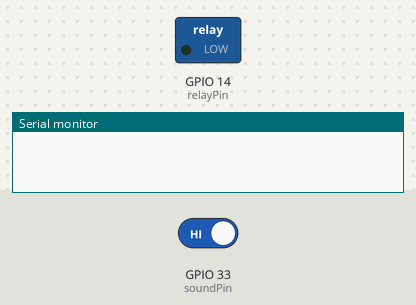
Bench run of a sketch on a simulated ESP32. On the bench: switched loads named in the sketch (green lamp = pin HIGH), the last lines printed to the serial monitor. Dashed ring = blinking. The inputs (shaded band) are chosen by the test bench; at power-on: GPIO 33 (soundPin) HIGH.

Above: at 1.2 s.
1.3 s: GPIO 33 (soundPin) driven LOW
At 1.7 s:
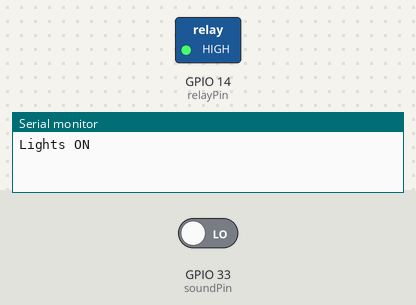
4.3 s: GPIO 33 (soundPin) driven HIGH
At 5.0 s:
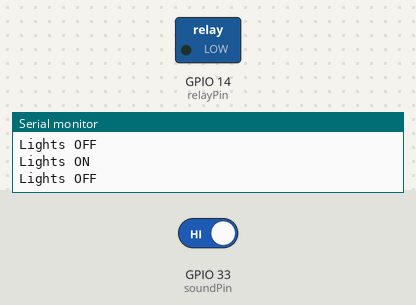
Timing chart, 0 to 7.3 s (numbered marks = the images above; inputs shaded):
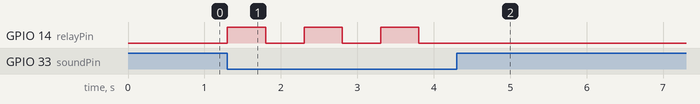

The sketch:

LED_Clap_on_Clap_off.ino
```cpp
const int soundPin = 33;
const int relayPin = 14;

bool lightState = false;       // Keeps track of ON/OFF
unsigned long lastClapTime = 0; // To prevent "double-triggering"
const int delayBetweenClaps = 500; // Half a second "cooldown"

void setup() {
  Serial.begin(115200);
  pinMode(soundPin, INPUT);
  pinMode(relayPin, OUTPUT);

  // Start with the light off
  digitalWrite(relayPin, LOW);
}

void loop() {
  // Read the sound sensor
  int soundDetected = digitalRead(soundPin);

  // If the sensor sees a "LOUD" event (usually LOW for these modules)
  // and enough time has passed since the last clap...
  if (soundDetected == LOW && (millis() - lastClapTime > delayBetweenClaps)) {

    lightState = !lightState; // Toggle the state (if true, make false)

    if (lightState) {
      digitalWrite(relayPin, HIGH); // Turn Relay ON
      Serial.println("Lights ON");
    } else {
      digitalWrite(relayPin, LOW);  // Turn Relay OFF
      Serial.println("Lights OFF");
    }

    lastClapTime = millis(); // Record the time of this clap
  }
}
```

Measured:
- after the input at 1.3 s, GPIO 14 (relayPin): alternates HIGH for 0.50 s and LOW for 0.50 s, starting at once
- after the input at 4.3 s, GPIO 14 (relayPin): stops changing and stays LOW
